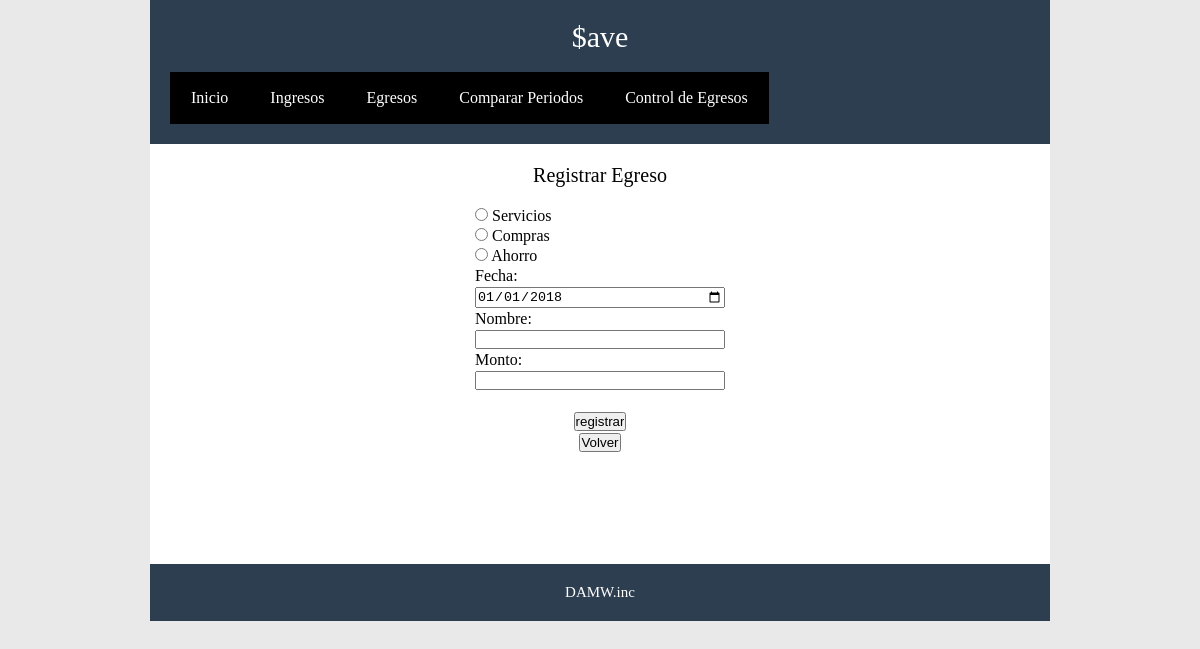
The page /save/registrarEgreso on the database as committed earlier.
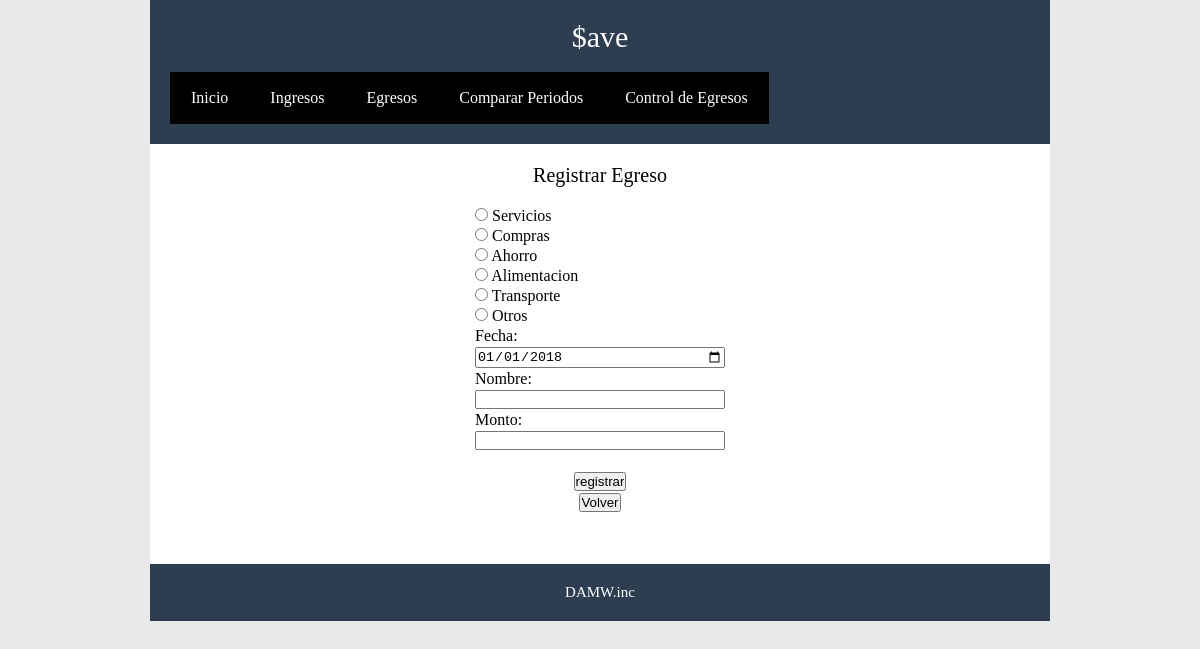
The same page on the database as committed later.
### save/models.py (models this page shows, shortened)
class Categoria(models.Model):
	nombre = models.CharField(max_length=20)

### save/views.py (the view, shortened to what this page needs)
# urls.py: path('registrarEgreso',views.Vista_RegistrarEgreso.anadir_egreso, name='registrarEgreso'),
    def anadir_egreso(request):
        categorias=Categoria.objects.all()#conseguirCategorias
        try:
            fecha=request.POST['fecha']
            nombre=request.POST['nombre']
            monto=request.POST['monto']
            categoria=request.POST['categoria']
            user=request.session['user']
        except:
            return render(request, 'save/Plantilla_RegistrarEgreso.html',
                          {'categorias':categorias})

### save/templates/save/Plantilla_RegistrarEgreso.html (shortened to what this page needs)
{% load static %}
<!DOCTYPE html>
<html lang="en">
<head>
  <link rel="stylesheet" href='{% static "css/all.css" %}'>
</head>
<body>
    <div class="contenedor">
        <header>
            <p>$ave</p>
            <br>
            <nav>
                <ul>
                    <li><a href="{% url 'inicio' %}">Inicio</a></li>
                    <li><a href="{% url 'verListadoIngresos' %}">Ingresos</a>
                    </li>
                    <li><a href="{% url 'verListadoEgresos' %}">Egresos</a>
                    </li>
                    <li><a href="{% url 'compararPeriodos' %}">Comparar Periodos</a></li>
                    <li><a href="{% url 'controlEgreso' %}">Control de Egresos</a></li>
                </ul>
            </nav>
        </header>
        <section class="main">
            <p>Registrar Egreso</p>
            <br>
            <form action="{% url 'registrarEgreso' %}" method="post">
              <table>
                {% for cat in categorias %}
                <tr>
                  <td>
                    <input type="radio" name="categoria" id="cat{{ forloop.counter }}" value="{{ cat.pk }}">
                    <label for="choice{{ forloop.counter }}">{{ cat.nombre }}</label><br>
                  </td>
                </tr>
                {% endfor %}
                <tr>
                    <td>Fecha:</td>
                </tr>
                <tr>
                    <td><input type="date" name="fecha" value="2018-01-01" style="width:250px;" required></td>
                </tr>
                <tr>
                    <td>Nombre:</td>
                </tr>
                <tr>
                    <td><input type="text" name="nombre" maxlength="50" style="width:250px;" required></td>
                </tr>
                <tr>
                    <td>Monto:</td>
                </tr>
                <tr>
                    <td><input type="number" step="0.01" name="monto" min="0" max="999999999" style="width:250px;" oninput="this.value=this.value.slice(0,this.maxLength)" maxlength="9" required></td>
                </tr>
                <tr>
                    <td><br></td>
                </tr>
                <tr>
                    <td style="text-align: center">
                        <input type="submit" value="registrar">
                    </td>
                </tr>
                <tr>
                    <td style="text-align: center">
                      <button type="button" onclick="window.location.href='{% url 'inicio' %}'">Volver</button>
                    </td>
                </tr>
            </table>
        </form>
        </section>
        <footer>
            <p>DAMW.inc</p>
        </footer>
    </div>
</body>
</html>

### save/static/css/all.css (style rules this page uses)
* { margin: 0; padding: 0; box-sizing: border-box; }
.contenedor { background:#ccc; width:90%; max-width:900px; margin:auto; }
body { background:#e9e9e9; }
header { background:#2c3e50; width:100%; padding:20px; }
header p { color:#fff; font-size:30px; text-align: center; }
nav ul { list-style:none; }
nav ul li a { background-color:#000; }
nav > ul { display:table; width:100%; }
nav > ul li a { color:#fff; display:block; line-height:10px; padding:21px; text-align:center; text-decoration:none }
nav > ul > li { float:left; }
.main { background:#fff; height:420px; padding:20px; }
.main p { font-size:20px; text-align: center; }
.main table { margin: 0 auto; }
footer { background:#2c3e50; width: 100%; padding:20px; }
footer p { color:#fff; font-size:15px; text-align: center; }

Rows that differ between the two databases and show on the page:
added Categoria: nombre "Alimentacion"
added Categoria: nombre "Transporte"
added Categoria: nombre "Otros"
